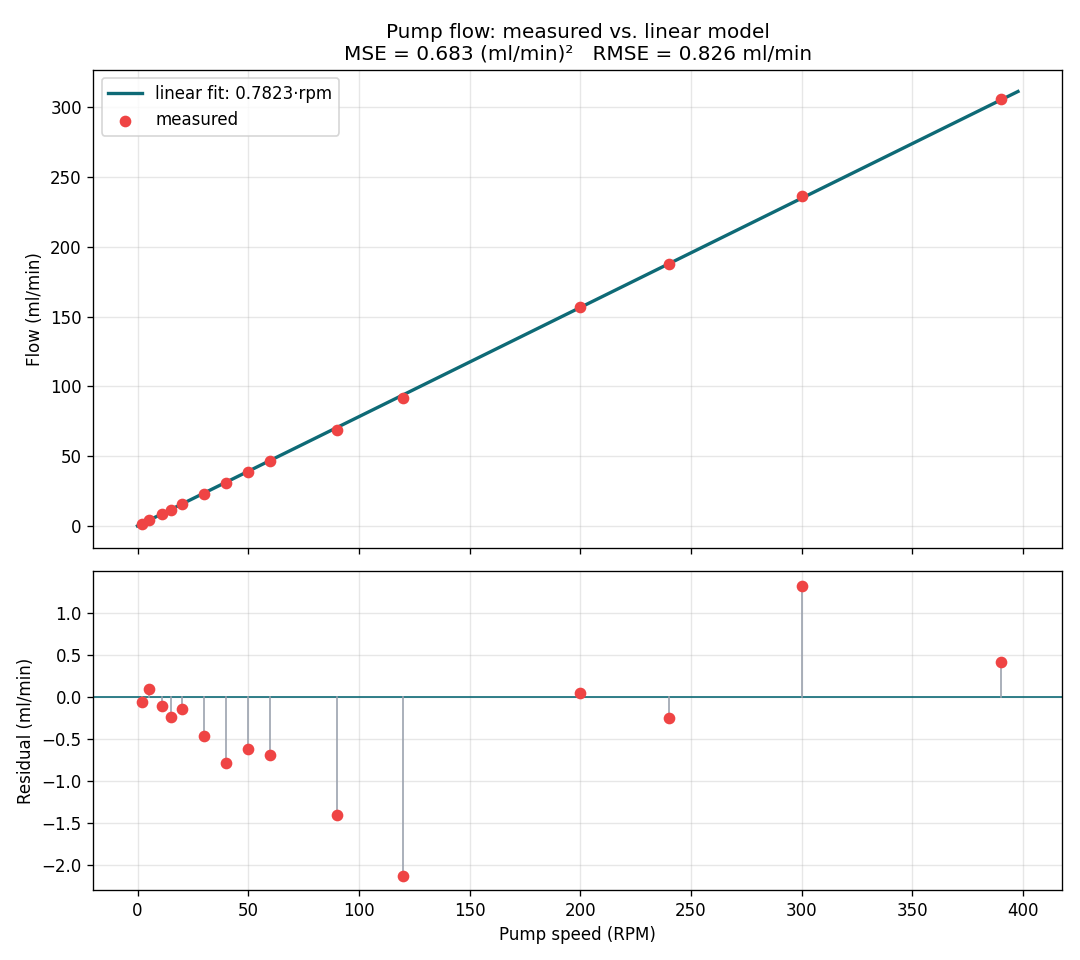

This chart was generated by the following Python code:
"""One-off analysis: pump flow calibration vs. the linear model.

Fits a line (through the origin) to the measured ``RPM -> flow`` data used by
the runtime, reports the mean squared error (MSE), and saves a plot showing
the measured points, the fitted line, and the per-point residuals.

This is a development/justification aid -- it is NOT used at runtime. Run it
once to regenerate the figure:

    python tools/pump_flow_fit.py
"""

from __future__ import annotations

from pathlib import Path

import matplotlib.pyplot as plt
import numpy as np

# Measured calibration data: pump RPM -> flow (ml/min).
RPM = np.array(
    [2, 5, 11, 15, 20, 30, 40, 50, 60, 90, 120, 200, 240, 300, 390],
    dtype=float,
)
FLOW_ML_PER_MIN = np.array(
    [1.5, 4, 8.5, 11.5, 15.5, 23, 30.5, 38.5, 46.25, 69, 91.75, 156.5, 187.5, 236, 305.5],
    dtype=float,
)

OUTPUT_PNG = Path(__file__).resolve().parent / "pump_flow_fit.png"


def fit_slope_through_origin(x: np.ndarray, y: np.ndarray) -> float:
    """Least-squares slope for ``y = slope * x`` (no intercept)."""
    return float(np.sum(x * y) / np.sum(x * x))


def main() -> None:
    slope = fit_slope_through_origin(RPM, FLOW_ML_PER_MIN)
    predicted = slope * RPM
    residuals = FLOW_ML_PER_MIN - predicted
    mse = float(np.mean(residuals**2))
    rmse = float(np.sqrt(mse))

    print(f"Linear model: flow_ml_per_min = {slope:.4f} * rpm")
    print(f"            : flow_ml_per_s   = {slope / 60.0:.6f} * rpm")
    print(f"MSE  = {mse:.4f} (ml/min)^2")
    print(f"RMSE = {rmse:.4f} ml/min")

    fig, (ax_fit, ax_res) = plt.subplots(
        2, 1, figsize=(9, 8), height_ratios=[3, 2], sharex=True
    )

    # Top: measured points + fitted line.
    line_x = np.linspace(0, RPM.max() * 1.02, 200)
    ax_fit.plot(
        line_x,
        slope * line_x,
        color="#0e6a76",
        lw=2,
        label=f"linear fit: {slope:.4f}·rpm",
    )
    ax_fit.scatter(
        RPM, FLOW_ML_PER_MIN, color="#ef4444", zorder=5, label="measured"
    )
    # Draw residual stems so the deviation at each point is visible.
    for xr, ym, yp in zip(RPM, FLOW_ML_PER_MIN, predicted):
        ax_fit.plot([xr, xr], [yp, ym], color="#9ca3af", lw=1, zorder=4)
    ax_fit.set_ylabel("Flow (ml/min)")
    ax_fit.set_title(
        f"Pump flow: measured vs. linear model\n"
        f"MSE = {mse:.3f} (ml/min)²   RMSE = {rmse:.3f} ml/min"
    )
    ax_fit.grid(True, alpha=0.3)
    ax_fit.legend()

    # Bottom: residuals per RPM.
    ax_res.axhline(0, color="#0e6a76", lw=1)
    ax_res.scatter(RPM, residuals, color="#ef4444", zorder=5)
    for xr, r in zip(RPM, residuals):
        ax_res.plot([xr, xr], [0, r], color="#9ca3af", lw=1)
    ax_res.set_xlabel("Pump speed (RPM)")
    ax_res.set_ylabel("Residual (ml/min)")
    ax_res.grid(True, alpha=0.3)

    fig.tight_layout()
    fig.savefig(OUTPUT_PNG, dpi=120)
    print(f"Saved plot to: {OUTPUT_PNG}")


if __name__ == "__main__":
    main()
